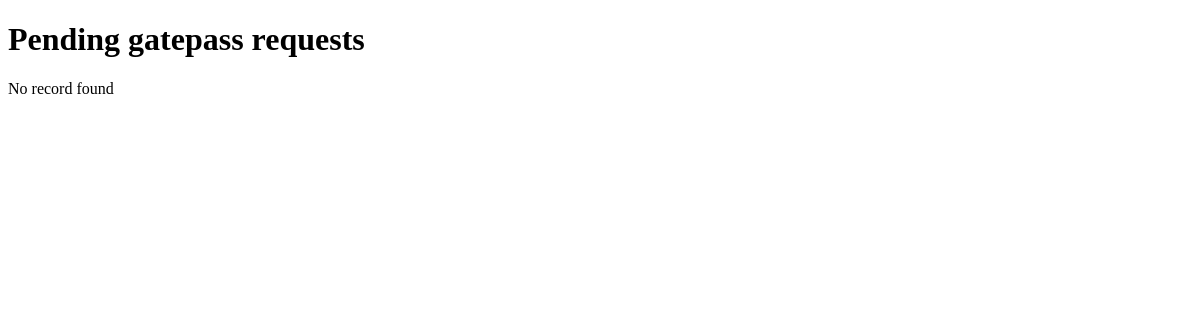
The app's page /counsellor/view-outing-forms/ (signed in), older data.
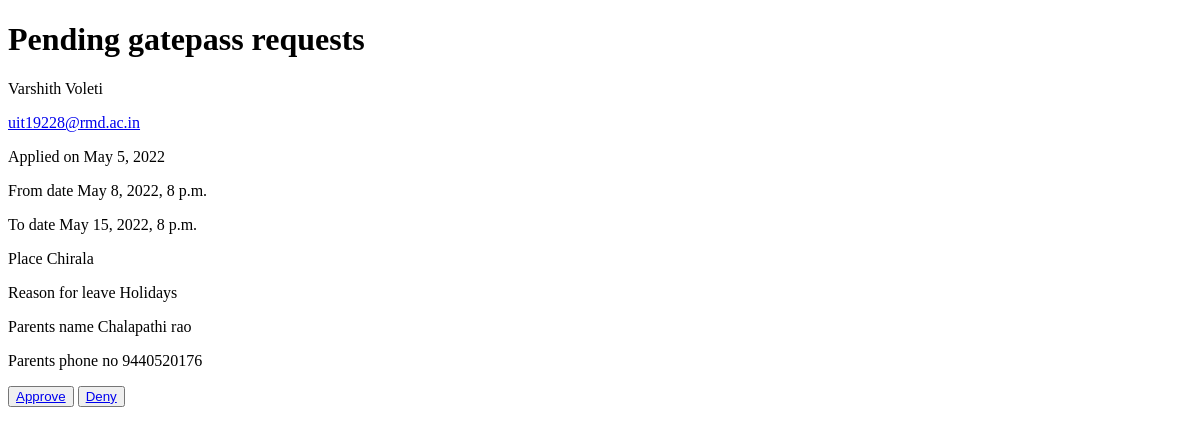
The same page, newer data.
### db/models.py (models this page shows, shortened)
class Gatepass(models.Model):
    student = models.ForeignKey(User,on_delete=models.CASCADE,related_name="student")
    section = models.CharField(max_length=2)
    register_no = models.CharField(max_length=15)
    year = models.IntegerField()
    counsellor = models.ForeignKey(User,on_delete=models.SET_NULL,null=True,related_name="Counsellor")
    year_coordinator = models.ForeignKey(User,on_delete=models.SET_NULL,null=True,name="Year coordinator")
    applied_date = models.DateField()
    from_date = models.DateTimeField()
    to_date = models.DateTimeField()
    place = models.CharField(max_length=101)
    reason_for_leave = models.TextField(max_length=1001)
    parents_name = models.CharField(max_length=101)
    parents_pno = models.CharField(max_length=15)
    parents_permission = models.BooleanField(default=False)
    is_emergency = models.BooleanField(default=False)
    counsellor_sign = models.BooleanField(default=False)
    year_coordinator_sign = models.BooleanField(default=False)
    hod_sign = models.BooleanField(default=False)
    principal_sign = models.BooleanField(default=False)
    approved = models.BooleanField(default=False)
    deny = models.BooleanField(default=False)

class User(AbstractUser):
    is_superuser = models.BooleanField(
        _('superuser status'),
        default=False,
        help_text=_(
            "Check this if the user is super user(Administrator)"
        ),
    )
    is_staff = models.BooleanField(
        _('Principal status'),
        default=False,
        help_text=_('If principal Check this'),
    )
    is_active = models.BooleanField(
        _('active'),
        default=True,
        help_text=_(
            'To block the user uncheck this'
        ),
    )
    email = models.EmailField(unique=True)
    is_student = models.BooleanField(_("Student"),default=True,help_text=_("If student check this"))
    is_year_coordinator = models.BooleanField(_("Year Coordinator"),default=False,help_text=_("If year coordinator check this"))
    is_counsellor = models.BooleanField(_("Counsellor"),default = False,help_text=_("If Counsellor check this"))
    is_hod = models.BooleanField(_("HOD"),default=False,help_text=_("If HOD check this"))
    is_warden = models.BooleanField(_("Warden"),default=False,help_text=_("If warden check this"))
    department = models.ForeignKey(Department,on_delete=models.CASCADE,null=True)
    year = models.IntegerField(null=True)

### counsellor/views.py (the view)
# urls.py: path("view-outing-forms/",view_outing_forms,name="view-outing-forms"),
@login_required
@user_passes_test(is_counsellor)
def view_outing_forms(request):
    return render(request,"counsellor/view_outing_forms.html",{"forms":Gatepass.objects.filter(counsellor=request.user,approved=False,is_emergency=False,deny=False,counsellor_sign=False),"teacher":"counsellor"})

### counsellor/views.py (called while the page is built)
def is_counsellor(user):
    if user.is_counsellor:
        return True
    return False

### counsellor/templates/counsellor/view_outing_forms.html (shortened to what this page needs)
<!DOCTYPE html>
<html lang="en">
<head>
</head>
<body>
    <h1>Pending gatepass requests</h1>
    {% if forms %}
        {% for i in forms %}
            <p>{{i.student.first_name}} {{i.student.last_name}}</p>
            <p><a href="mailto:{{i.student.email}}">{{i.student.email}}</a></p>
            <p>Applied on {{i.applied_date}}</p>
            <p>From date {{i.from_date}}</p>
            <p>To date {{i.to_date}}</p>
            <p>Place {{i.place}}</p>
            <p>Reason for leave {{i.reason_for_leave}}</p>
            <p>Parents name {{i.parents_name}}</p>
            <p>Parents phone no {{i.parents_pno}}</p>
            <button><a href="{% url 'counsellor:approve-outing-form' id=i.id %}">Approve</a></button>
            <button><a href="{% url 'counsellor:deny-outing-form' id=i.id %}">Deny</a></button>
        {% endfor %}
    {% else %}
        <p>No record found</p>
    {% endif %}
</body>
</html>

Row changes from the older to the newer data that the page shows:
added Gatepass: student.first_name "Varshith", student.last_name "Voleti", student.email "uit19228@rmd.ac.in", applied_date "May 5, 2022", from_date "May 8, 2022, 8 p.m.", to_date "May 15, 2022, 8 p.m.", place "Chirala", reason_for_leave "Holidays", parents_name "Chalapathi rao", parents_pno "9440520176"
Text that changed along with them:
text no longer shown: "No record found"
